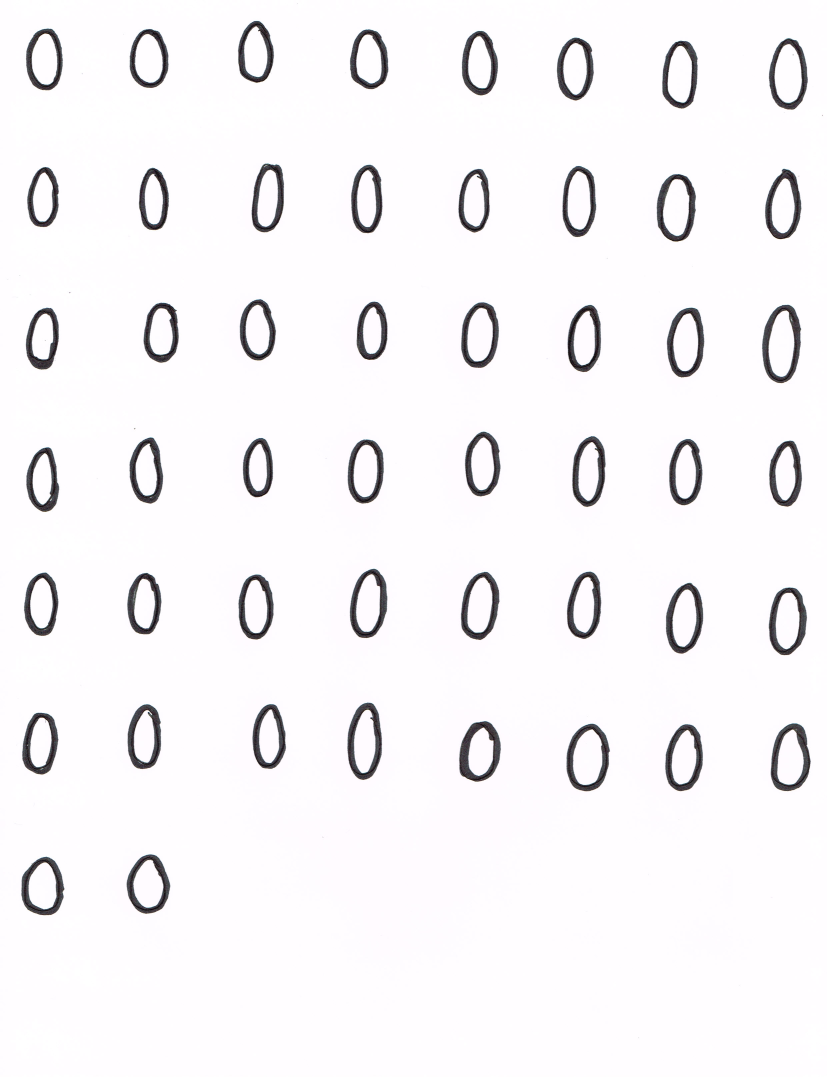
//> input picture Images/0.jpg, 2479 x 3229 px (shown at 1/3 size)
$ ./p1 ../Images/0.jpg ../Images/1.jpg 3   (built with g++ and OpenCV 4)
//> lines starting //> are read from the running program, lines starting //| are printed output that depends on the picture; after the words box and inside, x2 and y2 are one past the last pixel; in counts of white or black regions, pixels touching at a corner belong together
### Code/ocr.h
/******

    Created by Tony Gong

    ocr.h

    OCR class

******/

#ifndef OCR_H
#define OCR_H

#include<opencv2/core/core.hpp>
#include<opencv2/highgui/highgui.hpp>
#include<opencv2/imgproc/imgproc.hpp>
#include<opencv2/ml/ml.hpp>

#include<iostream>
#include<vector>
#include<string>
#include<sstream>

using namespace std;
using namespace cv;
using namespace ml;

class OCR
{
    public:

        // pre_processing
        // convert image to grayscale and threshold
        Mat pre_processing(Mat & image)
        {
            Mat to_gray;
            cvtColor(image, to_gray, CV_BGR2GRAY);

            Mat thresh;
            threshold(to_gray, thresh, 100, 255, CV_THRESH_BINARY_INV);

            return thresh.clone();
        }

        // morph_image
        // morphs image to maintain numbers that consists of more than 1 digit
        // [18 lines left out: function morph_image, not called in this run]

        // creates a new image of the number using its contours
        // resize to 20x20
        // converts image to format to store and be used with kNN
        Mat find_character(Mat & image, vector<vector<Point>> & contour_vector, int i)
        {
            Rect contour_rectangle = boundingRect(contour_vector[i]);
            Mat character = image(contour_rectangle);
            resize(character, character, Size(20, 20));
            character.convertTo(character, CV_32FC1);
            character = character.reshape(1, 1);

            return character.clone();
        }

        // convert_to_ascii
        // returns ascii value for a character
        int convert_to_ascii(char c)
        {
            int ascii_value = c;

            return ascii_value;
        }

        // convert_to_char
        // returns character of an ascii value
        // [5 lines left out: function convert_to_char, not called in this run]

        // add_data
        // add to training data
        void add_data(Mat & character, int ascii_value)
        {
            training_data.push_back(character);
            labels.push_back(ascii_value);
        }

        // check_contour
        // checks if contour is large enough (ignores noise, random dots, stray marks)
        bool check_contour(vector<vector<Point>> & contour_vector, int i)
        {
            if(contourArea(contour_vector[i])>150)
                return true;
            return false;
        }

        // create_outputs
        // outputs training data to txt files
        void create_outputs(FileStorage & labels_output, FileStorage & train_output)
        {
            //FileStorage labels_output(labels, FileStorage::WRITE);
            labels_output << "labels" << labels;
            labels_output.release();

            //FileStorage train_output(train, FileStorage::WRITE);
            train_output << "training" << training_data;
            train_output.release();
        }

        // read_inputs
        // reads txt files with training data and create kNN model
        // [39 lines left out: functions read_inputs, fix_text_skew, not called in this run]

    private:
        Mat labels;
        Mat training_data;
};

// sorts contours from left to right, top to bottom
struct contour_sorter
{
    bool operator ()( const vector<Point>& a, const vector<Point> & b )
    {
        Rect rectangle_a(boundingRect(a));
        Rect rectangle_b(boundingRect(b));
        return ( (rectangle_a.x + 50*rectangle_a.y) < (rectangle_b.x + 50*rectangle_b.y) );
    }
};

// sorts contours from left to right
struct contour_sorter2
{
    bool operator ()( const vector<Point>& a, const vector<Point> & b )
    {
        Rect rectangle_a(boundingRect(a));
        Rect rectangle_b(boundingRect(b));
        return ( rectangle_a.x < rectangle_b.x );
    }
};

#endif

### Code/p1.cpp
/******

    Created by Tony Gong

    p1.cpp

    Trains dataset and output 2 text files.

    ./p1 <label file .txt> <train data .txt> <counter>

    ***IMPORTANT***: counter is suggested to be either 10 or 15.
                     10 (numbers 0-9)
                     15 (numbers 0-9 and '(', ')', '+', '-', 'x')

******/

#include<opencv2/core/core.hpp>
#include<opencv2/highgui/highgui.hpp>
#include<opencv2/imgproc/imgproc.hpp>
#include<opencv2/ml/ml.hpp>

#include<iostream>
#include<vector>
#include<string>
#include<sstream>
#include<fstream>

#include "ocr.h"

using namespace std;
using namespace cv;
using namespace ml;

int main(int argc, char **argv)
{
    if(argc != 4)
    {
        cout << "Usage: " << argv[0] << " <label file .txt> <train data .txt> <counter>" << endl;
        return 0;
    }

    const string labels(argv[1]);
    const string training(argv[2]);
    // set counter to 10 if using only 0-9, set to 15 to include the otehr symbols;
    // 10 digits (0-9), 5 symbols( '(', ')', '+', '-', 'x')
    const int counter = atoi(argv[3]);

    OCR ocr;

    // for each image
    for(int w = 0; w < counter; w++)
    {
        Mat train;
        stringstream ss;
        ss << w;
        string str = ss.str();
        string str2 = str+".jpg";
        train = imread(str2);
//> train is the input picture: 3229 rows x 2479 cols, CV_8UC3; mean B, G, R 245.3, 243, 245.1

        if(train.empty())
        {
            cout << "Unable to open image: " << str2 << endl;
            return 0;
        }

        // pre-processing
        Mat processed;
        processed = ocr.pre_processing(train);
//> in pre_processing, `threshold(to_gray, thresh, 100, 255, CV_THRESH_BINARY_INV);`:
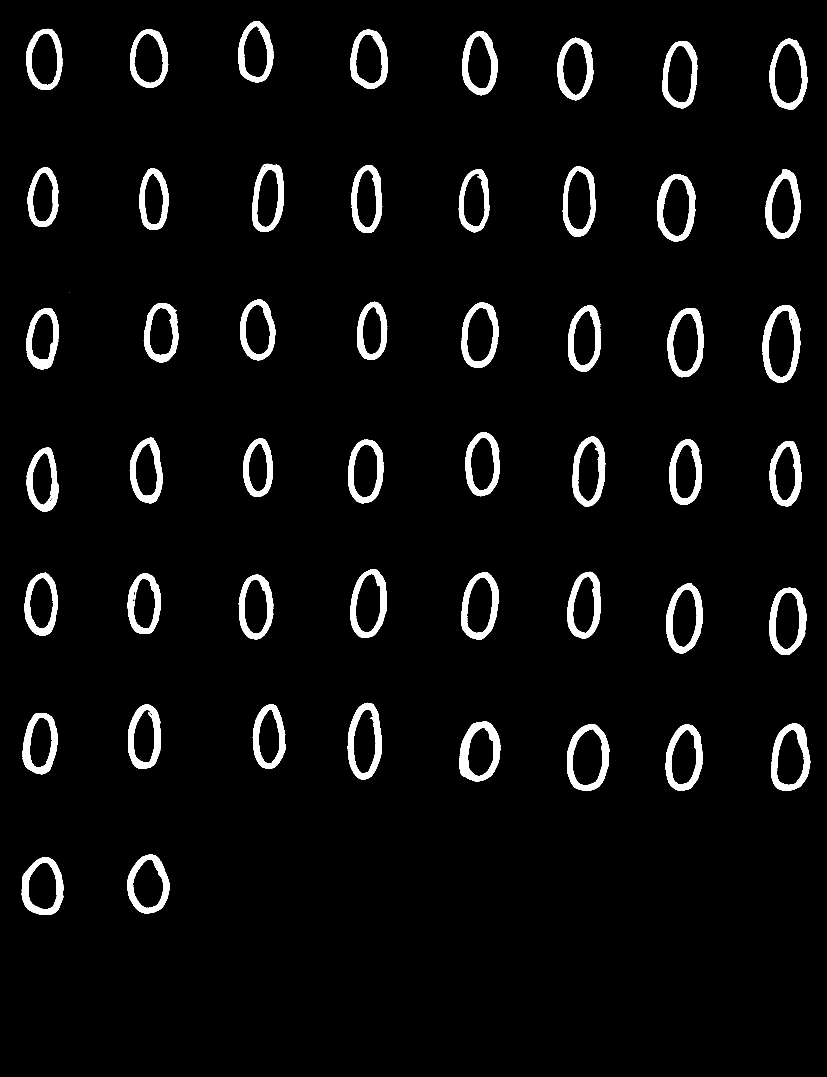
//> thresh: 3229 rows x 2479 cols, CV_8UC1 (shown at 1/3 size); 4.6% white; 52 white regions (2 under 20 px)

        // clone
        Mat processed2;
        processed2 = processed.clone();

        // find contours - each image of the number
        vector<vector<Point>> contour_vector;
        vector<Vec4i> hierarchy;
        findContours(processed2, contour_vector, hierarchy, RETR_EXTERNAL, CHAIN_APPROX_SIMPLE);
//> contour_vector = 51 contours, 1 with area under 20; largest, box (x1, y1, x2, y2) and area: (2287, 915, 2403, 1149) 20856, (1701, 2172, 1829, 2373) 20013, (2308, 115, 2422, 328) 18592, (2313, 2171, 2431, 2373) 18486, (1971, 523, 2087, 724) 18443

        // checks if area of contour is large enough (removes contours from noise)
        // process the image of the number and convert to ascii
        // store the image
        for(size_t i = 0; i < contour_vector.size(); i++)
        {
            if(ocr.check_contour(contour_vector, i)==true)
            {
                Mat found_character = ocr.find_character(processed, contour_vector, i);
                int ascii_value;
                if(w > 9)
                {
                    if(w == 10)
                        ascii_value = ocr.convert_to_ascii('(');
                    if(w == 11)
                        ascii_value = ocr.convert_to_ascii(')');
                    if(w == 12)
                        ascii_value = ocr.convert_to_ascii('+');
                    if(w == 13)
                        ascii_value = ocr.convert_to_ascii('-');
                    if(w == 14)
                        ascii_value = ocr.convert_to_ascii('x');
                }
                else
                {
                    ascii_value = ocr.convert_to_ascii(str[0]);
                }
                ocr.add_data(found_character, ascii_value);
            }
        }
//> this loop made 51 passes
//> contour_rectangle in find_character on passes 1 to 12: Rect(65, 2571, 127, 174), Rect(381, 2564, 129, 177), Rect(1997, 2173, 111, 200), Rect(1701, 2172, 128, 201), Rect(2313, 2171, 118, 202), Rect(1379, 2164, 123, 180), Rect(68, 2139, 106, 184), Rect(758, 2113, 99, 193), Rect(384, 2113, 98, 194), Rect(1043, 2108, 102, 231), Rect(2307, 1763, 113, 202), Rect(1999, 1749, 110, 211)
//> pass 1, in find_character, `Mat character = image(contour_rectangle);`:
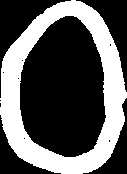
//> character: 174 rows x 127 cols, CV_8UC1; 35.5% white; 1 white region, box (x1, y1, x2, y2) and area: (0, 0, 127, 174) 7844
//> pass 1, in find_character, `resize(character, character, Size(20, 20));`:
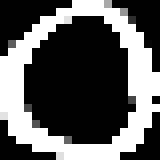
//> character: 20 rows x 20 cols, CV_8UC1 (shown 8 times larger); min 0, max 255, mean 91
//> pass 2, in find_character (call 2), `Mat character = image(contour_rectangle);`:
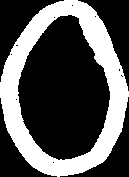
//> character: 177 rows x 129 cols, CV_8UC1; 33.2% white; 1 white region, box (x1, y1, x2, y2) and area: (0, 0, 129, 177) 7584

        FileStorage labels_output(labels, FileStorage::WRITE);
        FileStorage train_output(training, FileStorage::WRITE);
        ocr.create_outputs(labels_output, train_output);
    }
//> pass 2 of the loop `for(int w = 0; w < counter; w++)`:
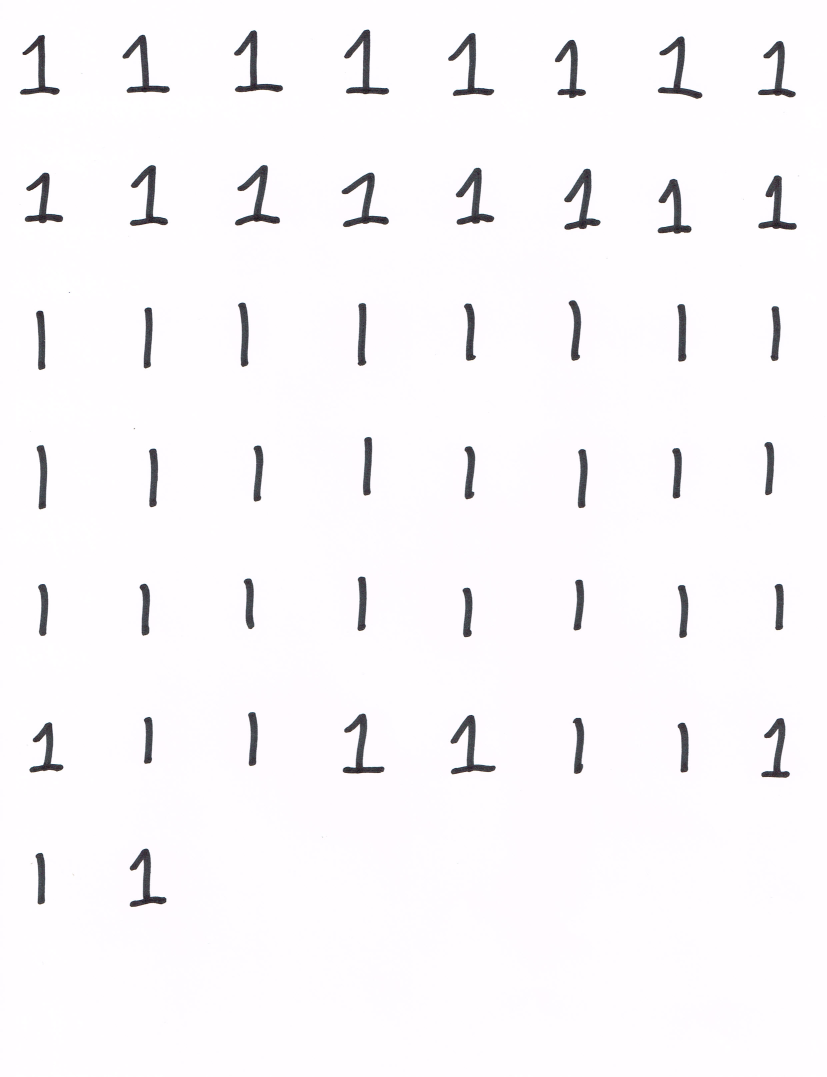
//> input picture Images/1.jpg, 2479 x 3229 px (shown at 1/3 size)
//> train is the input picture: 3229 rows x 2479 cols, CV_8UC3; mean B, G, R 249.7, 247.2, 249.3
//> in pre_processing (call 2), `threshold(to_gray, thresh, 100, 255, CV_THRESH_BINARY_INV);`:
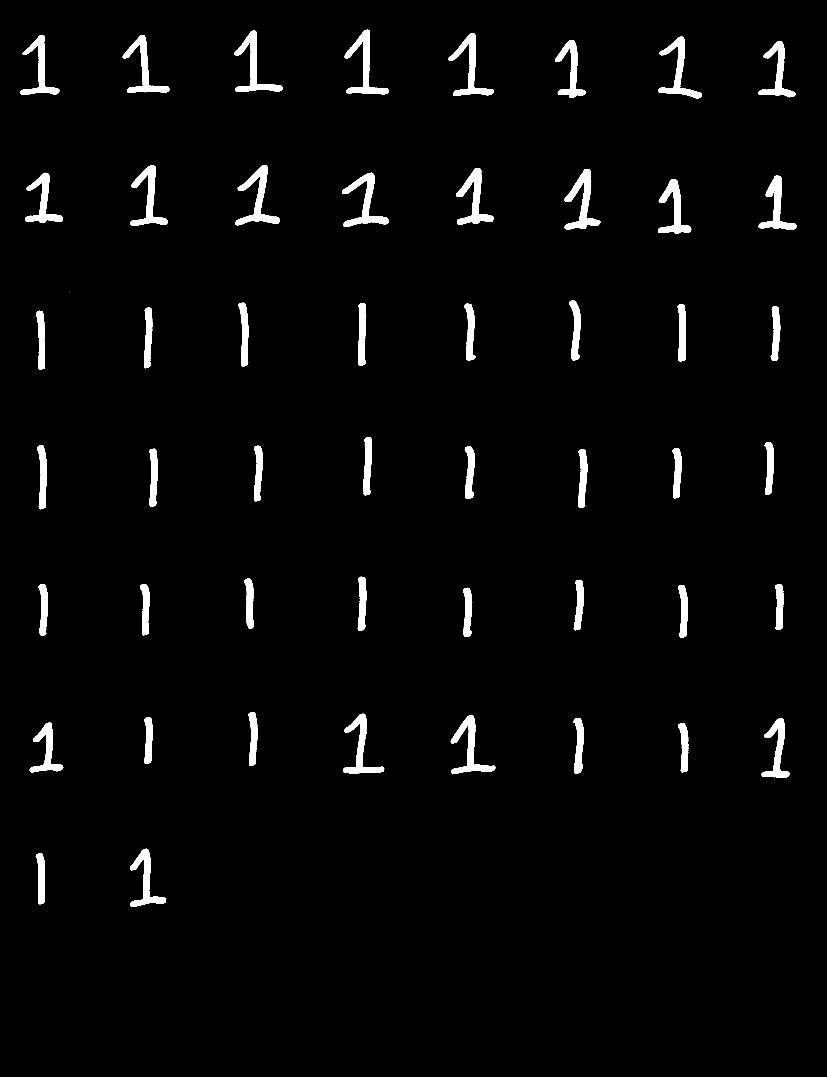
//> thresh: 3229 rows x 2479 cols, CV_8UC1 (shown at 1/3 size); 2.7% white; 51 white regions (1 under 20 px)
//> contour_vector = 51 contours, 1 with area under 20; largest, box (x1, y1, x2, y2) and area: (706, 496, 839, 676) 6520, (1693, 507, 1801, 689) 6458, (1033, 89, 1166, 284) 6286, (1026, 518, 1166, 681) 6206, (1352, 2145, 1486, 2323) 6138
//> the loop `for(size_t i = 0; i < contour_vector.size(); i++)` made 51 passes
//> contour_rectangle in find_character on passes 1 to 8: Rect(107, 2559, 28, 154), Rect(390, 2546, 109, 174), Rect(2034, 2169, 31, 148), Rect(89, 2167, 101, 150), Rect(2285, 2155, 84, 178), Rect(1719, 2154, 32, 167), Rect(432, 2151, 26, 140), Rect(1352, 2145, 134, 178)
//> pass 2, in find_character (call 52), `Mat character = image(contour_rectangle);`:
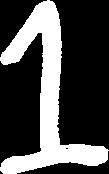
//> character: 174 rows x 109 cols, CV_8UC1; 29.6% white; 1 white region, box (x1, y1, x2, y2) and area: (0, 0, 109, 174) 5611
//> (the program exits here)
